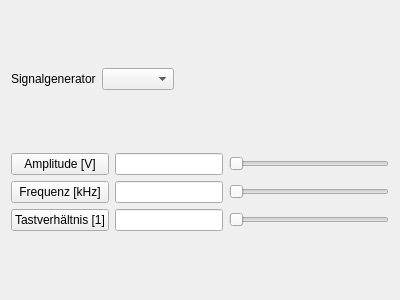
<?xml version="1.0" encoding="UTF-8"?>
<ui version="4.0">
 <class>gui::SignalForm</class>
 <widget class="QWidget" name="gui::SignalForm">
  <property name="geometry">
   <rect>
    <x>0</x>
    <y>0</y>
    <width>400</width>
    <height>300</height>
   </rect>
  </property>
  <property name="sizePolicy">
   <sizepolicy hsizetype="Expanding" vsizetype="Minimum">
    <horstretch>0</horstretch>
    <verstretch>0</verstretch>
   </sizepolicy>
  </property>
  <property name="windowTitle">
   <string>Form</string>
  </property>
  <layout class="QVBoxLayout" name="verticalLayout">
   <item>
    <layout class="QHBoxLayout" name="horizontalLayout_4">
     <item>
      <widget class="QLabel" name="title">
       <property name="text">
        <string>Signalgenerator</string>
       </property>
      </widget>
     </item>
     <item>
      <widget class="QComboBox" name="comboBox"/>
     </item>
     <item>
      <spacer name="horizontalSpacer">
       <property name="orientation">
        <enum>Qt::Horizontal</enum>
       </property>
       <property name="sizeHint" stdset="0">
        <size>
         <width>40</width>
         <height>20</height>
        </size>
       </property>
      </spacer>
     </item>
    </layout>
   </item>
   <item>
    <layout class="QGridLayout" name="gridLayout">
     <item row="1" column="2">
      <widget class="QSlider" name="frequencySlider">
       <property name="orientation">
        <enum>Qt::Horizontal</enum>
       </property>
      </widget>
     </item>
     <item row="1" column="1">
      <widget class="QLineEdit" name="frequencyEdit">
       <property name="sizePolicy">
        <sizepolicy hsizetype="Minimum" vsizetype="Fixed">
         <horstretch>0</horstretch>
         <verstretch>0</verstretch>
        </sizepolicy>
       </property>
      </widget>
     </item>
     <item row="0" column="0">
      <widget class="QPushButton" name="amplitudeButton">
       <property name="text">
        <string>Amplitude [V]</string>
       </property>
      </widget>
     </item>
     <item row="0" column="2">
      <widget class="QSlider" name="amplitudeSlider">
       <property name="orientation">
        <enum>Qt::Horizontal</enum>
       </property>
      </widget>
     </item>
     <item row="0" column="1">
      <widget class="QLineEdit" name="amplitudeEdit">
       <property name="sizePolicy">
        <sizepolicy hsizetype="Minimum" vsizetype="Fixed">
         <horstretch>0</horstretch>
         <verstretch>0</verstretch>
        </sizepolicy>
       </property>
      </widget>
     </item>
     <item row="1" column="0">
      <widget class="QPushButton" name="frequencyButton">
       <property name="text">
        <string>Frequenz [kHz]</string>
       </property>
      </widget>
     </item>
     <item row="2" column="0">
      <widget class="QPushButton" name="dutycycleButton">
       <property name="text">
        <string>Tastverhältnis [1]</string>
       </property>
      </widget>
     </item>
     <item row="2" column="1">
      <widget class="QLineEdit" name="dutycycleEdit">
       <property name="sizePolicy">
        <sizepolicy hsizetype="Minimum" vsizetype="Fixed">
         <horstretch>0</horstretch>
         <verstretch>0</verstretch>
        </sizepolicy>
       </property>
      </widget>
     </item>
     <item row="2" column="2">
      <widget class="QSlider" name="dutycycleSlider">
       <property name="orientation">
        <enum>Qt::Horizontal</enum>
       </property>
      </widget>
     </item>
    </layout>
   </item>
  </layout>
 </widget>
 <resources/>
 <connections/>
</ui>
